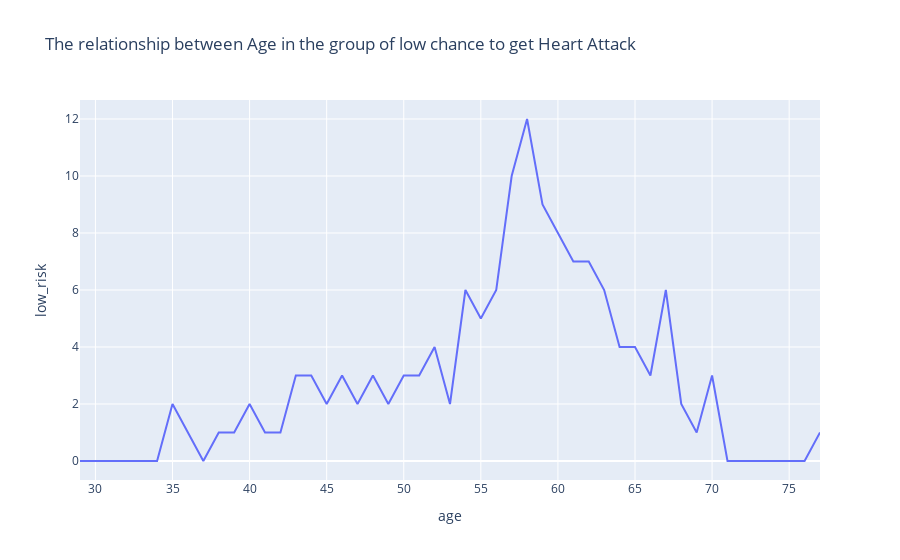

Write notebook code for a chart like this one.
### Code cell
v=pd.crosstab(df["age"],df["output"]).reset_index()
v.columns=["age","low_risk","high_risk"]
px.line(v,v["age"],v["low_risk"],title="The relationship between Age in the group of low chance to get Heart Attack")

### Figure 1 — Plotly figure (JSON) as saved in the notebook; plotly's stock layout.template omitted (floating-point values rounded to 4 significant figures)
{"data": [{"hovertemplate": "age=%{x}<br>low_risk=%{y}<extra></extra>", "legendgroup": "", "line": {"color": "#636efa", "dash": "solid"}, "mode": "lines", "name": "", "orientation": "v", "showlegend": false, "type": "scatter", "x": [29, 34, 35, 37, 38, 39, 40, 41, 42, 43, 44, 45, 46, 47, 48, 49, 50, 51, 52, 53, 54, 55, 56, 57, 58, 59, 60, 61, 62, 63, 64, 65, 66, 67, 68, 69, 70, 71, 74, 76, 77], "xaxis": "x", "y": [0, 0, 2, 0, 1, 1, 2, 1, 1, 3, 3, 2, 3, 2, 3, 2, 3, 3, 4, 2, 6, 5, 6, 10, 12, 9, 8, 7, 7, 6, 4, 4, 3, 6, 2, 1, 3, 0, 0, 0, 1], "yaxis": "y"}], "layout": {"legend": {"tracegroupgap": 0}, "title": {"text": "The relationship between Age in the group of low chance to get Heart Attack"}, "xaxis": {"anchor": "y", "domain": [0, 1], "title": {"text": "age"}}, "yaxis": {"anchor": "x", "domain": [0, 1], "title": {"text": "low_risk"}}}}
